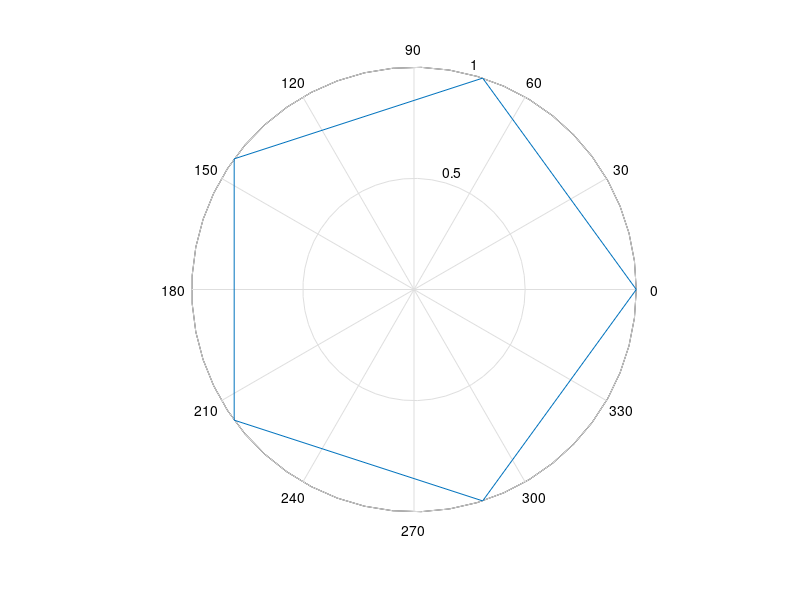

Recreate this plot in MATLAB.
function [] = polygon(n)
  if !exist('n')
    n = 5;
  endif

  angle = linspace(0, 2*pi,n+1);
  radius = ones(1, n+1);
  polar(angle,radius);
endfunction
